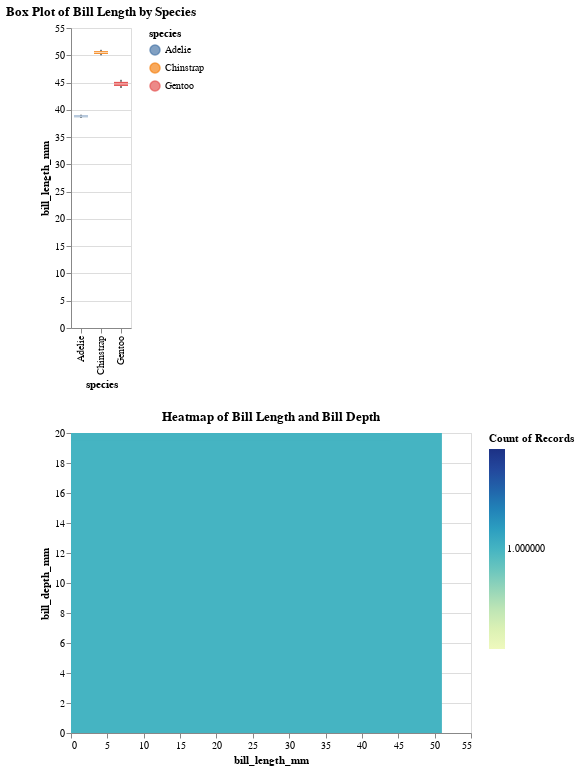

Notebook code cell kept with this figure:
### Markdown cell above
Create multiple plots which contains one interactive legend. Describe multiple plots and Analyze the data based on the plots.

### Code cell
# Start coding here
import altair as alt

# Box Plot for Bill Length by Species
box_plot = alt.Chart(df28).mark_boxplot().encode(
    x='species:N',
    y='bill_length_mm:Q',
    color='species:N',
    tooltip=['species:N', 'bill_length_mm:Q']
).properties(
    title='Box Plot of Bill Length by Species'
)

# Heatmap showing correlation between bill_length_mm and bill_depth_mm
heatmap = alt.Chart(df28).mark_rect().encode(
    x='bill_length_mm:Q',
    y='bill_depth_mm:Q',
    color='count():Q',
    tooltip=['bill_length_mm:Q', 'bill_depth_mm:Q', 'count():Q']
).properties(
    title='Heatmap of Bill Length and Bill Depth'
).transform_aggregate(
    count='count()',
    groupby=['bill_length_mm', 'bill_depth_mm']
)

# Combine the box plot and heatmap with a shared legend
combined_plot = alt.vconcat(box_plot, heatmap).resolve_scale(
    color='independent'  # Ensures the color scale for species is independent
)

# Display the combined plot
combined_plot

### Figure 1 — Vega-Lite specification as saved in the notebook (floating-point values rounded to 4 significant figures)
{"config": {"view": {"continuousWidth": 400, "continuousHeight": 300}}, "vconcat": [{"mark": "boxplot", "encoding": {"color": {"field": "species", "type": "nominal"}, "tooltip": [{"field": "species", "type": "nominal"}, {"field": "bill_length_mm", "type": "quantitative"}], "x": {"field": "species", "type": "nominal"}, "y": {"field": "bill_length_mm", "type": "quantitative"}}, "title": "Box Plot of Bill Length by Species"}, {"mark": "rect", "encoding": {"color": {"aggregate": "count", "type": "quantitative"}, "tooltip": [{"field": "bill_length_mm", "type": "quantitative"}, {"field": "bill_depth_mm", "type": "quantitative"}, {"aggregate": "count", "type": "quantitative"}], "x": {"field": "bill_length_mm", "type": "quantitative"}, "y": {"field": "bill_depth_mm", "type": "quantitative"}}, "title": "Heatmap of Bill Length and Bill Depth", "transform": [{"aggregate": [{"op": "count", "as": "count"}], "groupby": ["bill_length_mm", "bill_depth_mm"]}]}], "data": {"name": "data-b4424e6ddb5cc54f852ad89485d9394e"}, "resolve": {"scale": {"color": "independent"}}, "$schema": "https://vega.github.io/schema/vega-lite/v4.17.0.json", "datasets": {"data-b4424e6ddb5cc54f852ad89485d9394e": [{"species": "Adelie", "bill_length_mm": 39.1, "bill_depth_mm": 18.7}, {"species": "Chinstrap", "bill_length_mm": 50.0, "bill_depth_mm": 19.0}, {"species": "Gentoo", "bill_length_mm": 45.5, "bill_depth_mm": 18.5}, {"species": "Adelie", "bill_length_mm": 38.5, "bill_depth_mm": 18.0}, {"species": "Chinstrap", "bill_length_mm": 51.0, "bill_depth_mm": 20.0}, {"species": "Gentoo", "bill_length_mm": 44.0, "bill_depth_mm": 19.5}]}}
